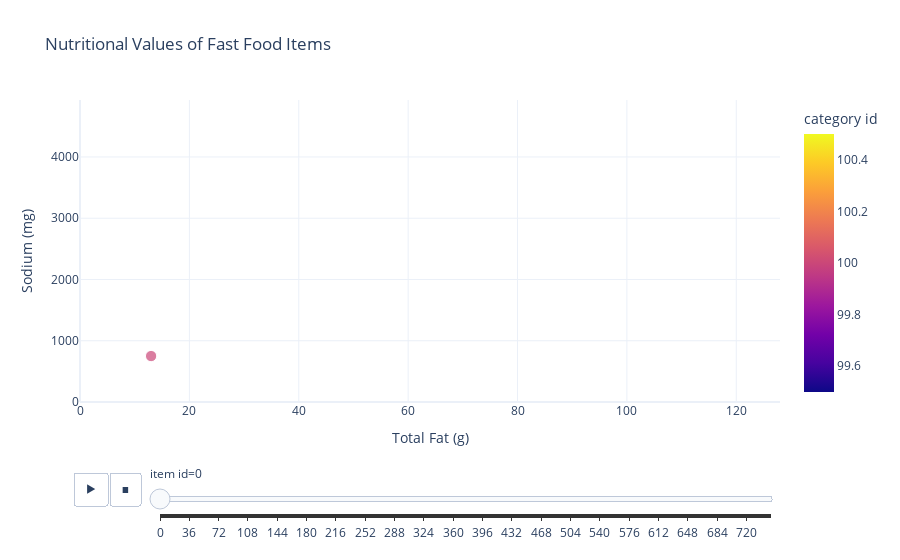

Notebook cell for this chart:
### Markdown cell above
**PART SEVEN: POST LECTURE**

### Code cell
import pandas as pd
import plotly.express as px

# Load the data
df = pd.read_csv("https://raw.githubusercontent.com/manuelamc14/fast-food-Nutritional-Database/main/Tables/nutrition.csv")

# Convert relevant columns to numeric, handling errors
df['total fat (g)'] = pd.to_numeric(df['total fat (g)'], errors='coerce')
df['sodium (mg)'] = pd.to_numeric(df['sodium (mg)'], errors='coerce')
df['calories'] = pd.to_numeric(df['calories'], errors='coerce')

# Create an animated scatter plot
fig = px.scatter(
    df,
    x='total fat (g)',               # X-axis: Total Fat
    y='sodium (mg)',                 # Y-axis: Sodium
    animation_frame='item id',       # Animation frame based on food items
    size='calories',                 # Size of points based on calories
    color='category id',             # Color points by category
    hover_name='item id',            # Show item name on hover
    title='Nutritional Values of Fast Food Items',
    labels={'total fat (g)': 'Total Fat (g)', 'sodium (mg)': 'Sodium (mg)'},
    range_x=[0, df['total fat (g)'].max() + 10],
    range_y=[0, df['sodium (mg)'].max() + 1000],
    template='plotly_white'          # Optional: Change style
)

# Update layout for better presentation
fig.update_layout(
    xaxis_title='Total Fat (g)',
    yaxis_title='Sodium (mg)',
    legend_title='Category',
    font=dict(size=12)
)

# Show the figure
fig.show()
